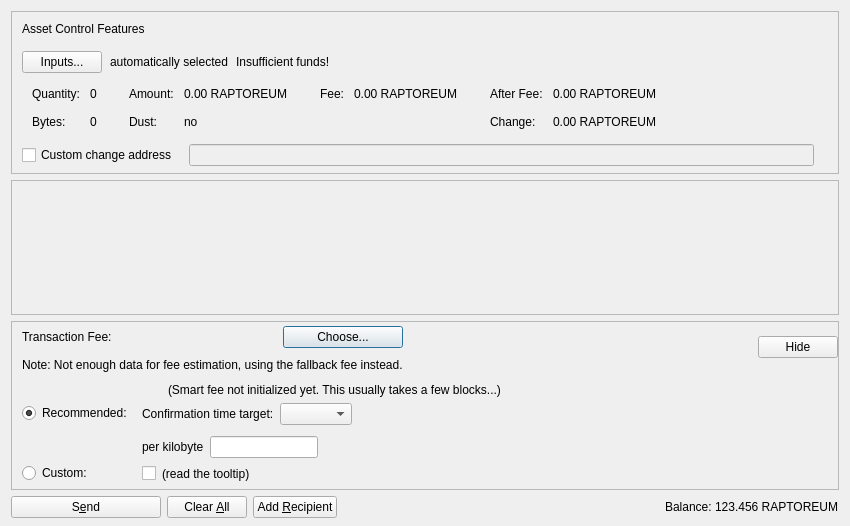
<?xml version="1.0" encoding="UTF-8"?>
<ui version="4.0">
 <class>SendAssetsDialog</class>
 <widget class="QDialog" name="SendAssetsDialog">
  <property name="geometry">
   <rect>
    <x>0</x>
    <y>0</y>
    <width>850</width>
    <height>526</height>
   </rect>
  </property>
  <property name="windowTitle">
   <string>Send Assets</string>
  </property>
  <layout class="QVBoxLayout" name="verticalLayout" stretch="0,1,0,0">
   <property name="bottomMargin">
    <number>8</number>
   </property>
   <item>
    <widget class="QFrame" name="frameAssetControl">
     <property name="sizePolicy">
      <sizepolicy hsizetype="Expanding" vsizetype="Expanding">
       <horstretch>0</horstretch>
       <verstretch>0</verstretch>
      </sizepolicy>
     </property>
     <property name="maximumSize">
      <size>
       <width>16777215</width>
       <height>16777215</height>
      </size>
     </property>
     <property name="frameShape">
      <enum>QFrame::StyledPanel</enum>
     </property>
     <property name="frameShadow">
      <enum>QFrame::Sunken</enum>
     </property>
     <layout class="QVBoxLayout" name="verticalLayoutAssetControl2">
      <property name="spacing">
       <number>0</number>
      </property>
      <property name="leftMargin">
       <number>0</number>
      </property>
      <property name="topMargin">
       <number>0</number>
      </property>
      <property name="rightMargin">
       <number>0</number>
      </property>
      <property name="bottomMargin">
       <number>6</number>
      </property>
      <item>
       <layout class="QVBoxLayout" name="verticalLayoutAssetControl" stretch="0,0,0,0,1">
        <property name="spacing">
         <number>0</number>
        </property>
        <property name="leftMargin">
         <number>10</number>
        </property>
        <property name="topMargin">
         <number>10</number>
        </property>
        <item>
         <layout class="QHBoxLayout" name="horizontalLayoutAssetControl1">
          <property name="bottomMargin">
           <number>15</number>
          </property>
          <item>
           <widget class="QLabel" name="labelAssetControlFeatures">
            <property name="sizePolicy">
             <sizepolicy hsizetype="Preferred" vsizetype="Maximum">
              <horstretch>0</horstretch>
              <verstretch>0</verstretch>
             </sizepolicy>
            </property>
            <property name="text">
             <string>Asset Control Features</string>
            </property>
           </widget>
          </item>
         </layout>
        </item>
        <item>
         <layout class="QHBoxLayout" name="horizontalLayoutAssetControl2" stretch="0,0,0,0">
          <property name="spacing">
           <number>8</number>
          </property>
          <property name="bottomMargin">
           <number>10</number>
          </property>
          <item>
           <widget class="QPushButton" name="pushButtonAssetControl">
            <property name="styleSheet">
             <string notr="true"/>
            </property>
            <property name="text">
             <string>Inputs...</string>
            </property>
            <property name="autoDefault">
             <bool>false</bool>
            </property>
           </widget>
          </item>
          <item>
           <widget class="QLabel" name="labelAssetControlAutomaticallySelected">
            <property name="text">
             <string>automatically selected</string>
            </property>
            <property name="margin">
             <number>5</number>
            </property>
           </widget>
          </item>
          <item>
           <widget class="QLabel" name="labelAssetControlInsuffFunds">
            <property name="text">
             <string>Insufficient funds!</string>
            </property>
            <property name="margin">
             <number>5</number>
            </property>
           </widget>
          </item>
          <item>
           <spacer name="horizontalSpacerAssetControl">
            <property name="orientation">
             <enum>Qt::Horizontal</enum>
            </property>
            <property name="sizeHint" stdset="0">
             <size>
              <width>40</width>
              <height>1</height>
             </size>
            </property>
           </spacer>
          </item>
         </layout>
        </item>
        <item>
         <widget class="QWidget" name="widgetAssetControl" native="true">
          <property name="sizePolicy">
           <sizepolicy hsizetype="Preferred" vsizetype="Preferred">
            <horstretch>0</horstretch>
            <verstretch>0</verstretch>
           </sizepolicy>
          </property>
          <property name="minimumSize">
           <size>
            <width>0</width>
            <height>0</height>
           </size>
          </property>
          <property name="styleSheet">
           <string notr="true"/>
          </property>
          <layout class="QHBoxLayout" name="horizontalLayoutAssetControl5">
           <property name="leftMargin">
            <number>0</number>
           </property>
           <property name="topMargin">
            <number>0</number>
           </property>
           <property name="rightMargin">
            <number>0</number>
           </property>
           <property name="bottomMargin">
            <number>0</number>
           </property>
           <item>
            <layout class="QHBoxLayout" name="horizontalLayoutAssetControl3" stretch="0,0,0,1">
             <property name="spacing">
              <number>20</number>
             </property>
             <property name="topMargin">
              <number>0</number>
             </property>
             <property name="bottomMargin">
              <number>10</number>
             </property>
             <item>
              <layout class="QFormLayout" name="formLayoutAssetControl1">
               <property name="horizontalSpacing">
                <number>10</number>
               </property>
               <property name="verticalSpacing">
                <number>14</number>
               </property>
               <property name="leftMargin">
                <number>10</number>
               </property>
               <property name="topMargin">
                <number>4</number>
               </property>
               <property name="rightMargin">
                <number>6</number>
               </property>
               <item row="0" column="0">
                <widget class="QLabel" name="labelAssetControlQuantityText">
                 <property name="text">
                  <string>Quantity:</string>
                 </property>
                 <property name="margin">
                  <number>0</number>
                 </property>
                </widget>
               </item>
               <item row="0" column="1">
                <widget class="QLabel" name="labelAssetControlQuantity">
                 <property name="cursor">
                  <cursorShape>IBeamCursor</cursorShape>
                 </property>
                 <property name="contextMenuPolicy">
                  <enum>Qt::ActionsContextMenu</enum>
                 </property>
                 <property name="text">
                  <string notr="true">0</string>
                 </property>
                 <property name="margin">
                  <number>0</number>
                 </property>
                 <property name="textInteractionFlags">
                  <set>Qt::LinksAccessibleByMouse|Qt::TextSelectableByKeyboard|Qt::TextSelectableByMouse</set>
                 </property>
                </widget>
               </item>
               <item row="1" column="0">
                <widget class="QLabel" name="labelAssetControlBytesText">
                 <property name="text">
                  <string>Bytes:</string>
                 </property>
                </widget>
               </item>
               <item row="1" column="1">
                <widget class="QLabel" name="labelAssetControlBytes">
                 <property name="cursor">
                  <cursorShape>IBeamCursor</cursorShape>
                 </property>
                 <property name="contextMenuPolicy">
                  <enum>Qt::ActionsContextMenu</enum>
                 </property>
                 <property name="text">
                  <string notr="true">0</string>
                 </property>
                 <property name="textInteractionFlags">
                  <set>Qt::LinksAccessibleByMouse|Qt::TextSelectableByKeyboard|Qt::TextSelectableByMouse</set>
                 </property>
                </widget>
               </item>
              </layout>
             </item>
             <item>
              <layout class="QFormLayout" name="formLayoutAssetControl2">
               <property name="horizontalSpacing">
                <number>10</number>
               </property>
               <property name="verticalSpacing">
                <number>14</number>
               </property>
               <property name="leftMargin">
                <number>6</number>
               </property>
               <property name="topMargin">
                <number>4</number>
               </property>
               <property name="rightMargin">
                <number>6</number>
               </property>
               <item row="0" column="0">
                <widget class="QLabel" name="labelAssetControlAmountText">
                 <property name="text">
                  <string>Amount:</string>
                 </property>
                 <property name="margin">
                  <number>0</number>
                 </property>
                </widget>
               </item>
               <item row="0" column="1">
                <widget class="QLabel" name="labelAssetControlAmount">
                 <property name="cursor">
                  <cursorShape>IBeamCursor</cursorShape>
                 </property>
                 <property name="contextMenuPolicy">
                  <enum>Qt::ActionsContextMenu</enum>
                 </property>
                 <property name="text">
                  <string notr="true">0.00 RAPTOREUM</string>
                 </property>
                 <property name="textInteractionFlags">
                  <set>Qt::LinksAccessibleByMouse|Qt::TextSelectableByKeyboard|Qt::TextSelectableByMouse</set>
                 </property>
                </widget>
               </item>
               <item row="1" column="0">
                <widget class="QLabel" name="labelAssetControlLowOutputText">
                 <property name="text">
                  <string>Dust:</string>
                 </property>
                </widget>
               </item>
               <item row="1" column="1">
                <widget class="QLabel" name="labelAssetControlLowOutput">
                 <property name="cursor">
                  <cursorShape>IBeamCursor</cursorShape>
                 </property>
                 <property name="contextMenuPolicy">
                  <enum>Qt::ActionsContextMenu</enum>
                 </property>
                 <property name="text">
                  <string notr="true">no</string>
                 </property>
                 <property name="textInteractionFlags">
                  <set>Qt::LinksAccessibleByMouse|Qt::TextSelectableByKeyboard|Qt::TextSelectableByMouse</set>
                 </property>
                </widget>
               </item>
              </layout>
             </item>
             <item>
              <layout class="QFormLayout" name="formLayoutAssetControl3">
               <property name="horizontalSpacing">
                <number>10</number>
               </property>
               <property name="verticalSpacing">
                <number>14</number>
               </property>
               <property name="leftMargin">
                <number>6</number>
               </property>
               <property name="topMargin">
                <number>4</number>
               </property>
               <property name="rightMargin">
                <number>6</number>
               </property>
               <item row="0" column="0">
                <widget class="QLabel" name="labelAssetControlFeeText">
                 <property name="text">
                  <string>Fee:</string>
                 </property>
                 <property name="margin">
                  <number>0</number>
                 </property>
                </widget>
               </item>
               <item row="0" column="1">
                <widget class="QLabel" name="labelAssetControlFee">
                 <property name="cursor">
                  <cursorShape>IBeamCursor</cursorShape>
                 </property>
                 <property name="contextMenuPolicy">
                  <enum>Qt::ActionsContextMenu</enum>
                 </property>
                 <property name="text">
                  <string notr="true">0.00 RAPTOREUM</string>
                 </property>
                 <property name="textInteractionFlags">
                  <set>Qt::LinksAccessibleByMouse|Qt::TextSelectableByKeyboard|Qt::TextSelectableByMouse</set>
                 </property>
                </widget>
               </item>
              </layout>
             </item>
             <item>
              <layout class="QFormLayout" name="formLayoutAssetControl4">
               <property name="horizontalSpacing">
                <number>10</number>
               </property>
               <property name="verticalSpacing">
                <number>14</number>
               </property>
               <property name="leftMargin">
                <number>6</number>
               </property>
               <property name="topMargin">
                <number>4</number>
               </property>
               <property name="rightMargin">
                <number>6</number>
               </property>
               <item row="0" column="0">
                <widget class="QLabel" name="labelAssetControlAfterFeeText">
                 <property name="text">
                  <string>After Fee:</string>
                 </property>
                 <property name="margin">
                  <number>0</number>
                 </property>
                </widget>
               </item>
               <item row="0" column="1">
                <widget class="QLabel" name="labelAssetControlAfterFee">
                 <property name="cursor">
                  <cursorShape>IBeamCursor</cursorShape>
                 </property>
                 <property name="contextMenuPolicy">
                  <enum>Qt::ActionsContextMenu</enum>
                 </property>
                 <property name="text">
                  <string notr="true">0.00 RAPTOREUM</string>
                 </property>
                 <property name="textInteractionFlags">
                  <set>Qt::LinksAccessibleByMouse|Qt::TextSelectableByKeyboard|Qt::TextSelectableByMouse</set>
                 </property>
                </widget>
               </item>
               <item row="1" column="0">
                <widget class="QLabel" name="labelAssetControlChangeText">
                 <property name="text">
                  <string>Change:</string>
                 </property>
                </widget>
               </item>
               <item row="1" column="1">
                <widget class="QLabel" name="labelAssetControlChange">
                 <property name="cursor">
                  <cursorShape>IBeamCursor</cursorShape>
                 </property>
                 <property name="contextMenuPolicy">
                  <enum>Qt::ActionsContextMenu</enum>
                 </property>
                 <property name="text">
                  <string notr="true">0.00 RAPTOREUM</string>
                 </property>
                 <property name="textInteractionFlags">
                  <set>Qt::LinksAccessibleByMouse|Qt::TextSelectableByKeyboard|Qt::TextSelectableByMouse</set>
                 </property>
                </widget>
               </item>
              </layout>
             </item>
            </layout>
           </item>
          </layout>
         </widget>
        </item>
        <item>
         <layout class="QHBoxLayout" name="horizontalLayoutAssetControl4" stretch="0,0,0">
          <property name="spacing">
           <number>12</number>
          </property>
          <property name="sizeConstraint">
           <enum>QLayout::SetDefaultConstraint</enum>
          </property>
          <property name="topMargin">
           <number>5</number>
          </property>
          <property name="rightMargin">
           <number>5</number>
          </property>
          <item>
           <widget class="QCheckBox" name="checkBoxAssetControlChange">
            <property name="toolTip">
             <string>If this is activated, but the change address is empty or invalid, change will be sent to a newly generated address.</string>
            </property>
            <property name="text">
             <string>Custom change address</string>
            </property>
           </widget>
          </item>
          <item>
           <widget class="QValidatedLineEdit" name="lineEditAssetControlChange">
            <property name="enabled">
             <bool>false</bool>
            </property>
            <property name="sizePolicy">
             <sizepolicy hsizetype="Expanding" vsizetype="Fixed">
              <horstretch>0</horstretch>
              <verstretch>0</verstretch>
             </sizepolicy>
            </property>
           </widget>
          </item>
          <item>
           <widget class="QLabel" name="labelAssetControlChangeLabel">
            <property name="sizePolicy">
             <sizepolicy hsizetype="Preferred" vsizetype="Expanding">
              <horstretch>0</horstretch>
              <verstretch>0</verstretch>
             </sizepolicy>
            </property>
            <property name="minimumSize">
             <size>
              <width>0</width>
              <height>0</height>
             </size>
            </property>
            <property name="text">
             <string/>
            </property>
            <property name="margin">
             <number>3</number>
            </property>
           </widget>
          </item>
         </layout>
        </item>
        <item>
         <spacer name="verticalSpacerAssetControl">
          <property name="orientation">
           <enum>Qt::Vertical</enum>
          </property>
          <property name="sizeHint" stdset="0">
           <size>
            <width>800</width>
            <height>1</height>
           </size>
          </property>
         </spacer>
        </item>
       </layout>
      </item>
     </layout>
    </widget>
   </item>
   <item>
    <widget class="QScrollArea" name="scrollArea">
     <property name="widgetResizable">
      <bool>true</bool>
     </property>
     <widget class="QWidget" name="scrollAreaWidgetContents">
      <property name="geometry">
       <rect>
        <x>0</x>
        <y>0</y>
        <width>830</width>
        <height>104</height>
       </rect>
      </property>
      <layout class="QVBoxLayout" name="verticalLayout_2" stretch="0,1">
       <property name="leftMargin">
        <number>0</number>
       </property>
       <property name="topMargin">
        <number>0</number>
       </property>
       <property name="rightMargin">
        <number>0</number>
       </property>
       <property name="bottomMargin">
        <number>0</number>
       </property>
       <item>
        <layout class="QVBoxLayout" name="entries">
         <property name="spacing">
          <number>6</number>
         </property>
        </layout>
       </item>
       <item>
        <spacer name="verticalSpacer">
         <property name="orientation">
          <enum>Qt::Vertical</enum>
         </property>
         <property name="sizeHint" stdset="0">
          <size>
           <width>20</width>
           <height>40</height>
          </size>
         </property>
        </spacer>
       </item>
      </layout>
     </widget>
    </widget>
   </item>
   <item>
    <widget class="QFrame" name="frameFee">
     <property name="sizePolicy">
      <sizepolicy hsizetype="Expanding" vsizetype="Expanding">
       <horstretch>0</horstretch>
       <verstretch>0</verstretch>
      </sizepolicy>
     </property>
     <property name="maximumSize">
      <size>
       <width>16777215</width>
       <height>16777215</height>
      </size>
     </property>
     <property name="frameShape">
      <enum>QFrame::StyledPanel</enum>
     </property>
     <property name="frameShadow">
      <enum>QFrame::Sunken</enum>
     </property>
     <layout class="QVBoxLayout" name="verticalLayoutFee1">
      <property name="spacing">
       <number>0</number>
      </property>
      <property name="leftMargin">
       <number>0</number>
      </property>
      <property name="topMargin">
       <number>0</number>
      </property>
      <property name="rightMargin">
       <number>0</number>
      </property>
      <property name="bottomMargin">
       <number>0</number>
      </property>
      <item>
       <layout class="QVBoxLayout" name="verticalLayoutFee2" stretch="0,0,0">
        <property name="spacing">
         <number>0</number>
        </property>
        <property name="leftMargin">
         <number>10</number>
        </property>
        <property name="topMargin">
         <number>0</number>
        </property>
        <item>
         <layout class="QHBoxLayout" name="horizontalLayoutFee1">
          <property name="bottomMargin">
           <number>0</number>
          </property>
          <item>
           <layout class="QVBoxLayout" name="verticalLayoutFee7">
            <property name="spacing">
             <number>0</number>
            </property>
            <item>
             <spacer name="verticalSpacerSmartFee">
              <property name="orientation">
               <enum>Qt::Vertical</enum>
              </property>
              <property name="sizeType">
               <enum>QSizePolicy::Fixed</enum>
              </property>
              <property name="sizeHint" stdset="0">
               <size>
                <width>1</width>
                <height>4</height>
               </size>
              </property>
             </spacer>
            </item>
            <item>
             <layout class="QHBoxLayout" name="horizontalLayoutSmartFee">
              <property name="spacing">
               <number>10</number>
              </property>
              <item>
               <widget class="QLabel" name="labelFeeHeadline">
                <property name="sizePolicy">
                 <sizepolicy hsizetype="Preferred" vsizetype="Maximum">
                  <horstretch>0</horstretch>
                  <verstretch>0</verstretch>
                 </sizepolicy>
                </property>
                <property name="text">
                 <string>Transaction Fee:</string>
                </property>
               </widget>
              </item>
              <item>
               <widget class="QLabel" name="labelFeeMinimized">
                <property name="text">
                 <string/>
                </property>
               </widget>
              </item>
              <item>
               <widget class="QPushButton" name="buttonChooseFee">
                <property name="text">
                 <string>Choose...</string>
                </property>
               </widget>
              </item>
             </layout>
            </item>
            <item>
             <spacer name="verticalSpacer_7">
              <property name="orientation">
               <enum>Qt::Vertical</enum>
              </property>
              <property name="sizeHint" stdset="0">
               <size>
                <width>1</width>
                <height>10</height>
               </size>
              </property>
             </spacer>
            </item>
            <item>
             <widget class="QLabel" name="fallbackFeeWarningLabel">
              <property name="toolTip">
               <string>Using the fallbackfee can result in sending a transaction that will take several hours or days (or never) to confirm. Consider choosing your fee manually or wait until you have validated the complete chain.</string>
              </property>
              <property name="text">
               <string>Note: Not enough data for fee estimation, using the fallback fee instead.</string>
              </property>
              <property name="wordWrap">
               <bool>false</bool>
              </property>
             </widget>
            </item>
            <item>
             <spacer name="verticalSpacer_5">
              <property name="orientation">
               <enum>Qt::Vertical</enum>
              </property>
              <property name="sizeHint" stdset="0">
               <size>
                <width>1</width>
                <height>1</height>
               </size>
              </property>
             </spacer>
            </item>
           </layout>
          </item>
          <item>
           <spacer name="horizontalSpacer_4">
            <property name="orientation">
             <enum>Qt::Horizontal</enum>
            </property>
            <property name="sizeHint" stdset="0">
             <size>
              <width>1</width>
              <height>1</height>
             </size>
            </property>
           </spacer>
          </item>
          <item>
           <widget class="QPushButton" name="buttonMinimizeFee">
            <property name="toolTip">
             <string>collapse fee-settings</string>
            </property>
            <property name="text">
             <string>Hide</string>
            </property>
           </widget>
          </item>
         </layout>
        </item>
        <item>
         <widget class="QFrame" name="frameFeeSelection">
          <layout class="QVBoxLayout" name="verticalLayoutFee12">
           <property name="spacing">
            <number>0</number>
           </property>
           <property name="leftMargin">
            <number>0</number>
           </property>
           <property name="topMargin">
            <number>0</number>
           </property>
           <property name="rightMargin">
            <number>0</number>
           </property>
           <property name="bottomMargin">
            <number>0</number>
           </property>
           <item>
            <layout class="QGridLayout" name="gridLayoutFee">
             <property name="topMargin">
              <number>10</number>
             </property>
             <property name="bottomMargin">
              <number>4</number>
             </property>
             <property name="horizontalSpacing">
              <number>10</number>
             </property>
             <property name="verticalSpacing">
              <number>4</number>
             </property>
             <item row="1" column="1">
              <layout class="QVBoxLayout" name="verticalLayoutFee8">
               <property name="spacing">
                <number>6</number>
               </property>
               <property name="topMargin">
                <number>3</number>
               </property>
               <item>
                <layout class="QHBoxLayout" name="horizontalLayoutFee13" stretch="0,0,1">
                 <item>
                  <widget class="QLabel" name="labelCustomPerKilobyte">
                   <property name="toolTip">
                    <string>If the custom fee is set to 1000 ruffs and the transaction is only 250 bytes, then &quot;per kilobyte&quot; only pays 250 ruffs in fee,&lt;br /&gt;while &quot;at least&quot; pays 1000 ruffs. For transactions bigger than a kilobyte both pay by kilobyte.</string>
                   </property>
                   <property name="text">
                    <string>per kilobyte</string>
                   </property>
                  </widget>
                 </item>
                 <item>
                  <widget class="BitcoinAmountField" name="customFee"/>
                 </item>
                 <item>
                  <spacer name="horizontalSpacer_6">
                   <property name="orientation">
                    <enum>Qt::Horizontal</enum>
                   </property>
                   <property name="sizeHint" stdset="0">
                    <size>
                     <width>1</width>
                     <height>1</height>
                    </size>
                   </property>
                  </spacer>
                 </item>
                </layout>
               </item>
               <item>
                <layout class="QHBoxLayout" name="horizontalLayoutFee8">
                 <item>
                  <widget class="QCheckBox" name="checkBoxMinimumFee">
                   <property name="toolTip">
                    <string>Paying only the minimum fee is just fine as long as there is less transaction volume than space in the blocks.&lt;br /&gt;But be aware that this can end up in a never confirming transaction once there is more demand for raptoreum transactions than the network can process.</string>
                   </property>
                   <property name="text">
                    <string/>
                   </property>
                  </widget>
                 </item>
                 <item>
                  <widget class="QLabel" name="labelMinFeeWarning">
                   <property name="enabled">
                    <bool>true</bool>
                   </property>
                   <property name="toolTip">
                    <string>Paying only the minimum fee is just fine as long as there is less transaction volume than space in the blocks.&lt;br /&gt;But be aware that this can end up in a never confirming transaction once there is more demand for raptoreum transactions than the network can process.</string>
                   </property>
                   <property name="text">
                    <string>(read the tooltip)</string>
                   </property>
                   <property name="margin">
                    <number>5</number>
                   </property>
                  </widget>
                 </item>
                 <item>
                  <spacer name="horizontalSpacer_2">
                   <property name="orientation">
                    <enum>Qt::Horizontal</enum>
                   </property>
                   <property name="sizeHint" stdset="0">
                    <size>
                     <width>1</width>
                     <height>1</height>
                    </size>
                   </property>
                  </spacer>
                 </item>
                </layout>
               </item>
              </layout>
             </item>
             <item row="0" column="0">
              <layout class="QVBoxLayout" name="verticalLayoutFee4" stretch="0,1">
               <property name="topMargin">
                <number>20</number>
               </property>
               <property name="bottomMargin">
                <number>3</number>
               </property>
               <item>
                <widget class="QRadioButton" name="radioSmartFee">
                 <property name="text">
                  <string>Recommended:</string>
                 </property>
                 <property name="checked">
                  <bool>true</bool>
                 </property>
                 <attribute name="buttonGroup">
                  <string notr="true">groupFee</string>
                 </attribute>
                </widget>
               </item>
               <item>
                <spacer name="verticalSpacer_2">
                 <property name="orientation">
                  <enum>Qt::Vertical</enum>
                 </property>
                 <property name="sizeHint" stdset="0">
                  <size>
                   <width>1</width>
                   <height>1</height>
                  </size>
                 </property>
                </spacer>
               </item>
              </layout>
             </item>
             <item row="1" column="0">
              <layout class="QVBoxLayout" name="verticalLayoutFee9" stretch="0,1">
               <property name="topMargin">
                <number>30</number>
               </property>
               <item>
                <widget class="QRadioButton" name="radioCustomFee">
                 <property name="text">
                  <string>Custom:</string>
                 </property>
                 <attribute name="buttonGroup">
                  <string notr="true">groupFee</string>
                 </attribute>
                </widget>
               </item>
               <item>
                <spacer name="verticalSpacer_6">
                 <property name="orientation">
                  <enum>Qt::Vertical</enum>
                 </property>
                 <property name="sizeHint" stdset="0">
                  <size>
                   <width>1</width>
                   <height>1</height>
                  </size>
                 </property>
                </spacer>
               </item>
              </layout>
             </item>
             <item row="0" column="1">
              <layout class="QVBoxLayout" name="verticalLayoutFee3" stretch="0,0,1">
               <property name="spacing">
                <number>6</number>
               </property>
               <property name="topMargin">
                <number>0</number>
               </property>
               <property name="bottomMargin">
                <number>3</number>
               </property>
               <item>
                <layout class="QHBoxLayout" name="horizontalLayoutFee12">
                 <item>
                  <widget class="QLabel" name="labelSmartFee">
                   <property name="text">
                    <string/>
                   </property>
                   <property name="margin">
                    <number>2</number>
                   </property>
                  </widget>
                 </item>
                 <item>
                  <widget class="QLabel" name="labelFeeEstimation">
                   <property name="text">
                    <string/>
                   </property>
                  </widget>
                 </item>
                 <item>
                  <widget class="QLabel" name="labelSmartFee2">
                   <property name="text">
                    <string>(Smart fee not initialized yet. This usually takes a few blocks...)</string>
                   </property>
                   <property name="margin">
                    <number>2</number>
                   </property>
                  </widget>
                 </item>
                 <item>
                  <spacer name="horizontalSpacer_5">
                   <property name="orientation">
                    <enum>Qt::Horizontal</enum>
                   </property>
                   <property name="sizeHint" stdset="0">
                    <size>
                     <width>1</width>
                     <height>1</height>
                    </size>
                   </property>
                  </spacer>
                 </item>
                </layout>
               </item>
               <item>
                <layout class="QHBoxLayout" name="horizontalLayoutFee9">
                 <item>
                  <layout class="QVBoxLayout" name="verticalLayoutFee6">
                   <item>
                    <widget class="QLabel" name="labelSmartFee3">
                     <property name="text">
                      <string>Confirmation time target:</string>
                     </property>
                     <property name="margin">
                      <number>2</number>
                     </property>
                    </widget>
                   </item>
                  </layout>
                 </item>
                 <item>
                  <layout class="QVBoxLayout" name="verticalLayoutFee5">
                   <property name="rightMargin">
                    <number>30</number>
                   </property>
                   <item>
                    <layout class="QHBoxLayout" name="horizontalLayoutConfTarget">
                     <property name="bottomMargin">
                      <number>0</number>
                     </property>
                     <item>
                      <widget class="QComboBox" name="confTargetSelector"/>
                     </item>
                     <item>
                      <spacer name="horizontalSpacerConfTarget">
                       <property name="orientation">
                        <enum>Qt::Horizontal</enum>
                       </property>
                       <property name="sizeHint" stdset="0">
                        <size>
                         <width>40</width>
                         <height>20</height>
                        </size>
                       </property>
                      </spacer>
                     </item>
                    </layout>
                   </item>
                  </layout>
                 </item>
                </layout>
               </item>
               <item>
                <spacer name="verticalSpacer_4">
                 <property name="orientation">
                  <enum>Qt::Vertical</enum>
                 </property>
                 <property name="sizeHint" stdset="0">
                  <size>
                   <width>1</width>
                   <height>1</height>
                  </size>
                 </property>
                </spacer>
               </item>
              </layout>
             </item>
            </layout>
           </item>
          </layout>
         </widget>
        </item>
        <item>
         <spacer name="verticalSpacerFee">
          <property name="orientation">
           <enum>Qt::Vertical</enum>
          </property>
          <property name="sizeHint" stdset="0">
           <size>
            <width>800</width>
            <height>1</height>
           </size>
          </property>
         </spacer>
        </item>
       </layout>
      </item>
     </layout>
    </widget>
   </item>
   <item>
    <layout class="QHBoxLayout" name="horizontalLayout">
     <item>
      <widget class="QPushButton" name="sendButton">
       <property name="minimumSize">
        <size>
         <width>150</width>
         <height>0</height>
        </size>
       </property>
       <property name="toolTip">
        <string>Confirm the send action</string>
       </property>
       <property name="text">
        <string>S&amp;end</string>
       </property>
       <property name="autoDefault">
        <bool>false</bool>
       </property>
       <property name="default">
        <bool>false</bool>
       </property>
      </widget>
     </item>
     <item>
      <widget class="QPushButton" name="clearButton">
       <property name="sizePolicy">
        <sizepolicy hsizetype="Minimum" vsizetype="Fixed">
         <horstretch>0</horstretch>
         <verstretch>0</verstretch>
        </sizepolicy>
       </property>
       <property name="toolTip">
        <string>Clear all fields of the form.</string>
       </property>
       <property name="text">
        <string>Clear &amp;All</string>
       </property>
       <property name="autoDefault">
        <bool>false</bool>
       </property>
      </widget>
     </item>
     <item>
      <widget class="QPushButton" name="addButton">
       <property name="toolTip">
        <string>Send to multiple recipients at once</string>
       </property>
       <property name="text">
        <string>Add &amp;Recipient</string>
       </property>
       <property name="autoDefault">
        <bool>false</bool>
       </property>
      </widget>
     </item>
     <item>
      <spacer name="horizontalSpacer">
       <property name="orientation">
        <enum>Qt::Horizontal</enum>
       </property>
       <property name="sizeHint" stdset="0">
        <size>
         <width>40</width>
         <height>20</height>
        </size>
       </property>
      </spacer>
     </item>
     <item>
      <layout class="QHBoxLayout" name="horizontalLayout_2">
       <property name="spacing">
        <number>3</number>
       </property>
       <item>
        <widget class="QLabel" name="labelBalanceText">
         <property name="text">
          <string>Balance:</string>
         </property>
        </widget>
       </item>
       <item>
        <widget class="QLabel" name="labelBalance">
         <property name="sizePolicy">
          <sizepolicy hsizetype="Preferred" vsizetype="Preferred">
           <horstretch>0</horstretch>
           <verstretch>0</verstretch>
          </sizepolicy>
         </property>
         <property name="cursor">
          <cursorShape>IBeamCursor</cursorShape>
         </property>
         <property name="text">
          <string notr="true">123.456 RAPTOREUM</string>
         </property>
         <property name="textInteractionFlags">
          <set>Qt::LinksAccessibleByMouse|Qt::TextSelectableByKeyboard|Qt::TextSelectableByMouse</set>
         </property>
        </widget>
       </item>
      </layout>
     </item>
    </layout>
   </item>
  </layout>
 </widget>
 <customwidgets>
  <customwidget>
   <class>QValidatedLineEdit</class>
   <extends>QLineEdit</extends>
   <header>qt/qvalidatedlineedit.h</header>
  </customwidget>
  <customwidget>
   <class>BitcoinAmountField</class>
   <extends>QLineEdit</extends>
   <header>qt/bitcoinamountfield.h</header>
   <container>1</container>
  </customwidget>
 </customwidgets>
 <resources>
  <include location="../hashmonkeycoin.qrc"/>
 </resources>
 <connections/>
 <buttongroups>
  <buttongroup name="groupFee"/>
 </buttongroups>
</ui>
